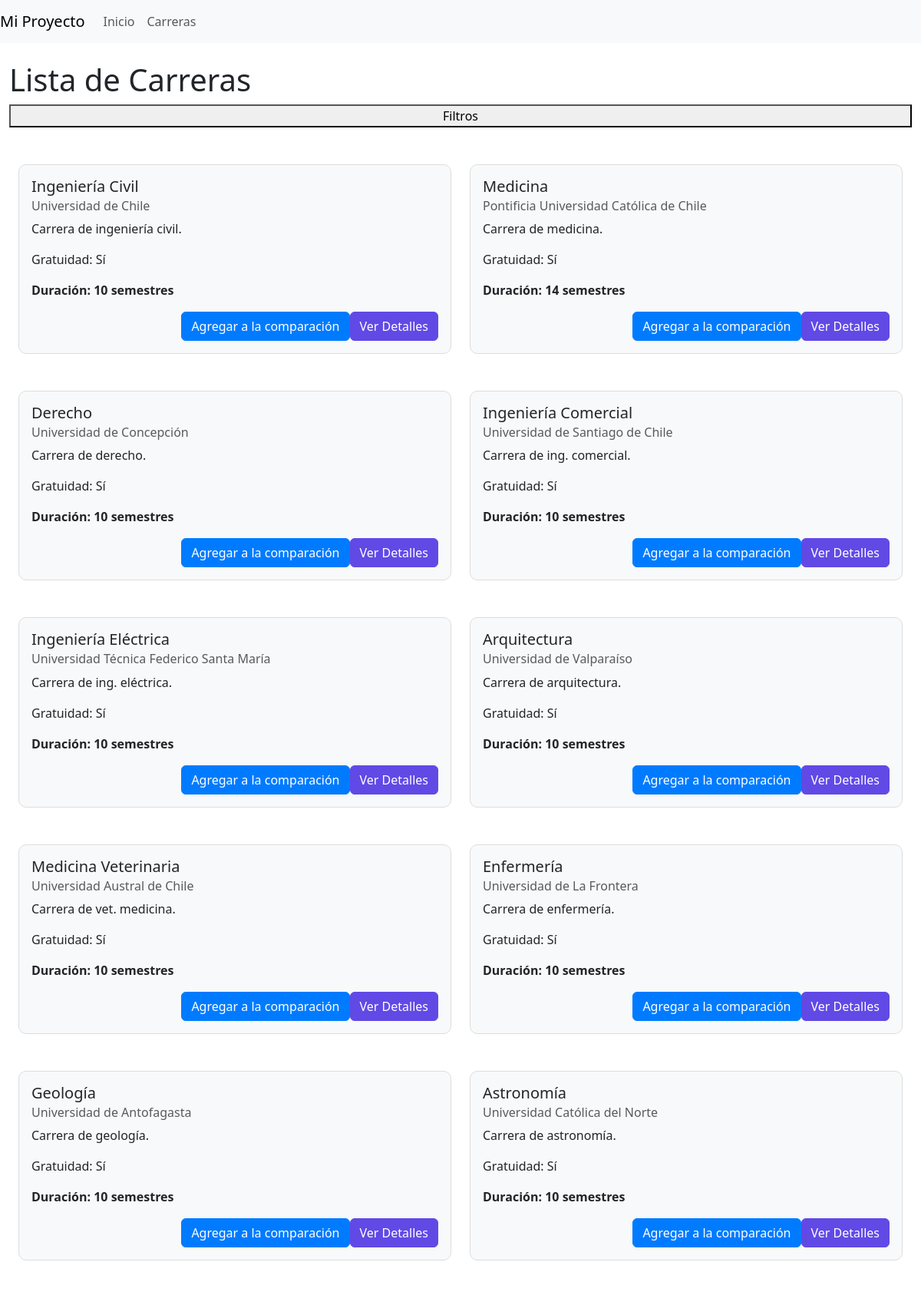
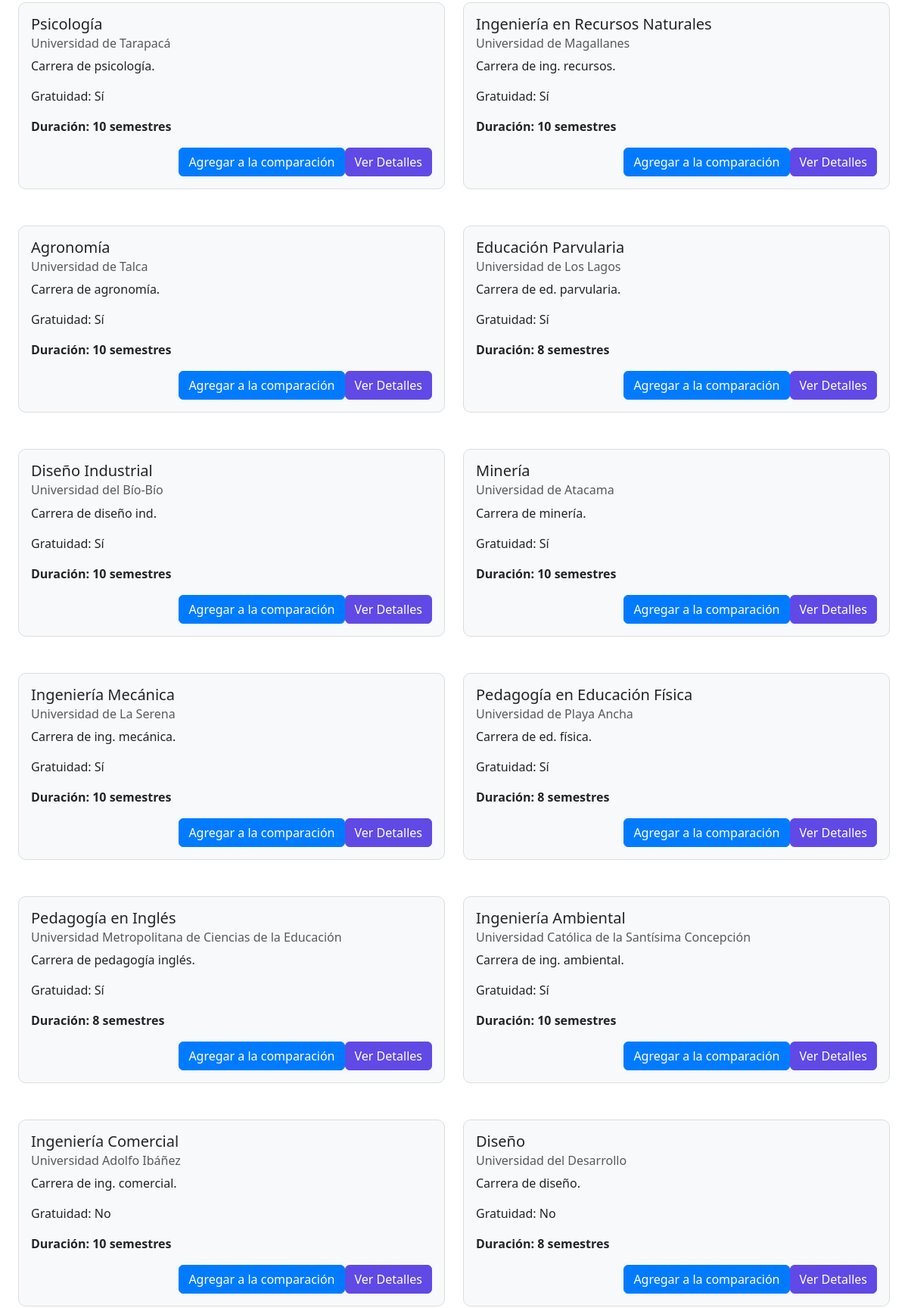
Screenshot of /carreras/ (upper part) with the database file from the repository (2 pictures, top to bottom).
### core/models.py (models this page shows, shortened)
class Carrera(models.Model):
    IdCarrera = models.AutoField(primary_key=True)
    NombreUniversidad = models.CharField(max_length=255)
    NombreCarrera = models.CharField(max_length=255)
    DescripcionCarrera = models.TextField()
    SemestresCarrera = models.PositiveIntegerField()
    RegionCarrera = models.PositiveIntegerField()
    ComunaCarrera = models.CharField(max_length=255)
    AreaEstudio = models.CharField(max_length=100)
    Arancel = models.PositiveIntegerField(default=0)  # Define un valor predeterminado
    Matricula = models.PositiveIntegerField(default=0)  # Define un valor predeterminado
    Gratuidad = models.BooleanField(default=False)  # Define un valor predeterminado
    Regimen = models.CharField(max_length=50, default='Diurno')  # Define un valor predeterminado
    link = models.URLField(max_length=200, default='')  # Define un valor predeterminado
    linkred = models.URLField(max_length=200, default='', blank=True, null=True)
    imagen_malla = models.ImageField(upload_to='mallas/', blank=True, null=True)

### core/views.py (the view)
# urls.py: path('carreras/', views.listar_carreras, name='lista_carreras'),
def listar_carreras(request):
    carreras = Carrera.objects.all()
    filtro_form = FiltroGratuidadForm(request.GET or None)
    mensaje_no_resultados = None
    cargado = False
    if filtro_form.is_valid():
        gratuidad = filtro_form.cleaned_data.get('gratuidad')
        areaestudio = filtro_form.cleaned_data.get('areaestudio')
        if gratuidad:
            carreras = carreras.filter(Gratuidad=True)
        if areaestudio:
            carreras = carreras.filter(AreaEstudio=areaestudio)
        if not carreras.exists():
            mensaje_no_resultados = "No se encontraron carreras con los filtros aplicados."
    else:
        cargado = True
    return render(request, 'core/lista_carreras.html', {
        'carreras': carreras,
        'filtro_form': filtro_form,
        'mensaje_no_resultados': mensaje_no_resultados,
        'cargado': cargado,
    })

### core/templates/core/lista_carreras.html (shortened to what this page needs)
{% extends 'core/navbar.html' %}
{% block content %}
<h1>Lista de Carreras</h1>
<button id="mostrarFiltrosBtn">Filtros</button>
<div class="container-fluid">
    <div class="row">
        {% if filtro_form.is_valid or cargado %}
        {% for carrera in carreras %}
        <div class="col-sm-6 mb-3 mb-sm-0 mt-5">
            <div class="card h-100">
                <div class="card-body d-flex flex-column justify-content-between">
                    <div>
                        <h5 class="card-title">{{ carrera.NombreCarrera }}</h5>
                        <h6 class="card-subtitle mb-2 text-muted">{{ carrera.NombreUniversidad }}</h6>
                        <p class="card-text">{{ carrera.DescripcionCarrera }}</p>
                        <p class="card-text">Gratuidad:
                            {% if carrera.Gratuidad %}
                                Sí
                            {% else %}
                                No
                            {% endif %}
                        </p>
                        <p class="card-text"><strong>Duración: {{ carrera.SemestresCarrera }} semestres</strong></p>
                    </div>
                    <div class="d-flex justify-content-end mt-3">
                        <a href="{% url 'agregar_a_comparacion' carrera.IdCarrera %}"
                            class="btn btn-primary comparar-btn  mr-2" data-carrera-id="{{ carrera.IdCarrera }}">Agregar a la
                            comparación</a>
                        <a href="{% url 'carrera_detail' carrera.IdCarrera %}" class="btn btn-secondary ml-2" id="boton2">Ver Detalles</a>
                    </div>
                </div>
            </div>
        </div>
        {% endfor %}
        {% else %}
        <h1>pipi</h1>
        {% endif %}
    </div>
</div>
{% endblock %}

### core/templates/core/lista_carreras.html (style rules this page uses)
#boton2 { background-color: #6149E6; border-color: #6149E6; color: white; }
.container-fluid { display: flex; flex-direction: column; height: 100vh; }
.row { flex: 1; }
.card { display: flex; flex-direction: column; justify-content: center; background-color: #f8f9fa; border: 1px solid #ddd; border-radius: 10px; }
.card-body { display: flex; flex-direction: column; justify-content: center; }
.btn-primary { background-color: #007BFF; border-color: #007BFF; }

### rows the page displays
Carrera: NombreCarrera "Ingeniería Civil", NombreUniversidad "Universidad de Chile", DescripcionCarrera "Carrera de ingeniería civil.", Gratuidad "Sí", SemestresCarrera "10"
Carrera: NombreCarrera "Medicina", NombreUniversidad "Pontificia Universidad Católica de Chile", DescripcionCarrera "Carrera de medicina.", Gratuidad "Sí", SemestresCarrera "14"
Carrera: NombreCarrera "Derecho", NombreUniversidad "Universidad de Concepción", DescripcionCarrera "Carrera de derecho.", Gratuidad "Sí", SemestresCarrera "10"
Carrera: NombreCarrera "Ingeniería Comercial", NombreUniversidad "Universidad de Santiago de Chile", DescripcionCarrera "Carrera de ing. comercial.", Gratuidad "Sí", SemestresCarrera "10"
Carrera: NombreCarrera "Ingeniería Eléctrica", NombreUniversidad "Universidad Técnica Federico Santa María", DescripcionCarrera "Carrera de ing. eléctrica.", Gratuidad "Sí", SemestresCarrera "10"
Carrera: NombreCarrera "Arquitectura", NombreUniversidad "Universidad de Valparaíso", DescripcionCarrera "Carrera de arquitectura.", Gratuidad "Sí", SemestresCarrera "10"
Carrera: NombreCarrera "Medicina Veterinaria", NombreUniversidad "Universidad Austral de Chile", DescripcionCarrera "Carrera de vet. medicina.", Gratuidad "Sí", SemestresCarrera "10"
Carrera: NombreCarrera "Enfermería", NombreUniversidad "Universidad de La Frontera", DescripcionCarrera "Carrera de enfermería.", Gratuidad "Sí", SemestresCarrera "10"
Carrera: NombreCarrera "Geología", NombreUniversidad "Universidad de Antofagasta", DescripcionCarrera "Carrera de geología.", Gratuidad "Sí", SemestresCarrera "10"
Carrera: NombreCarrera "Astronomía", NombreUniversidad "Universidad Católica del Norte", DescripcionCarrera "Carrera de astronomía.", Gratuidad "Sí", SemestresCarrera "10"
Carrera: NombreCarrera "Psicología", NombreUniversidad "Universidad de Tarapacá", DescripcionCarrera "Carrera de psicología.", Gratuidad "Sí", SemestresCarrera "10"
Carrera: NombreCarrera "Ingeniería en Recursos Naturales", NombreUniversidad "Universidad de Magallanes", DescripcionCarrera "Carrera de ing. recursos.", Gratuidad "Sí", SemestresCarrera "10"
Carrera: NombreCarrera "Agronomía", NombreUniversidad "Universidad de Talca", DescripcionCarrera "Carrera de agronomía.", Gratuidad "Sí", SemestresCarrera "10"
Carrera: NombreCarrera "Educación Parvularia", NombreUniversidad "Universidad de Los Lagos", DescripcionCarrera "Carrera de ed. parvularia.", Gratuidad "Sí", SemestresCarrera "8"
Carrera: NombreCarrera "Diseño Industrial", NombreUniversidad "Universidad del Bío-Bío", DescripcionCarrera "Carrera de diseño ind.", Gratuidad "Sí", SemestresCarrera "10"
Carrera: NombreCarrera "Minería", NombreUniversidad "Universidad de Atacama", DescripcionCarrera "Carrera de minería.", Gratuidad "Sí", SemestresCarrera "10"
Carrera: NombreCarrera "Ingeniería Mecánica", NombreUniversidad "Universidad de La Serena", DescripcionCarrera "Carrera de ing. mecánica.", Gratuidad "Sí", SemestresCarrera "10"
Carrera: NombreCarrera "Pedagogía en Educación Física", NombreUniversidad "Universidad de Playa Ancha", DescripcionCarrera "Carrera de ed. física.", Gratuidad "Sí", SemestresCarrera "8"
Carrera: NombreCarrera "Pedagogía en Inglés", NombreUniversidad "Universidad Metropolitana de Ciencias de la Educación", DescripcionCarrera "Carrera de pedagogía inglés.", Gratuidad "Sí", SemestresCarrera "8"
Carrera: NombreCarrera "Ingeniería Ambiental", NombreUniversidad "Universidad Católica de la Santísima Concepción", DescripcionCarrera "Carrera de ing. ambiental.", Gratuidad "Sí", SemestresCarrera "10"
Carrera: NombreCarrera "Ingeniería Comercial", NombreUniversidad "Universidad Adolfo Ibáñez", DescripcionCarrera "Carrera de ing. comercial.", Gratuidad "No", SemestresCarrera "10"
Carrera: NombreCarrera "Diseño", NombreUniversidad "Universidad del Desarrollo", DescripcionCarrera "Carrera de diseño.", Gratuidad "No", SemestresCarrera "8"
